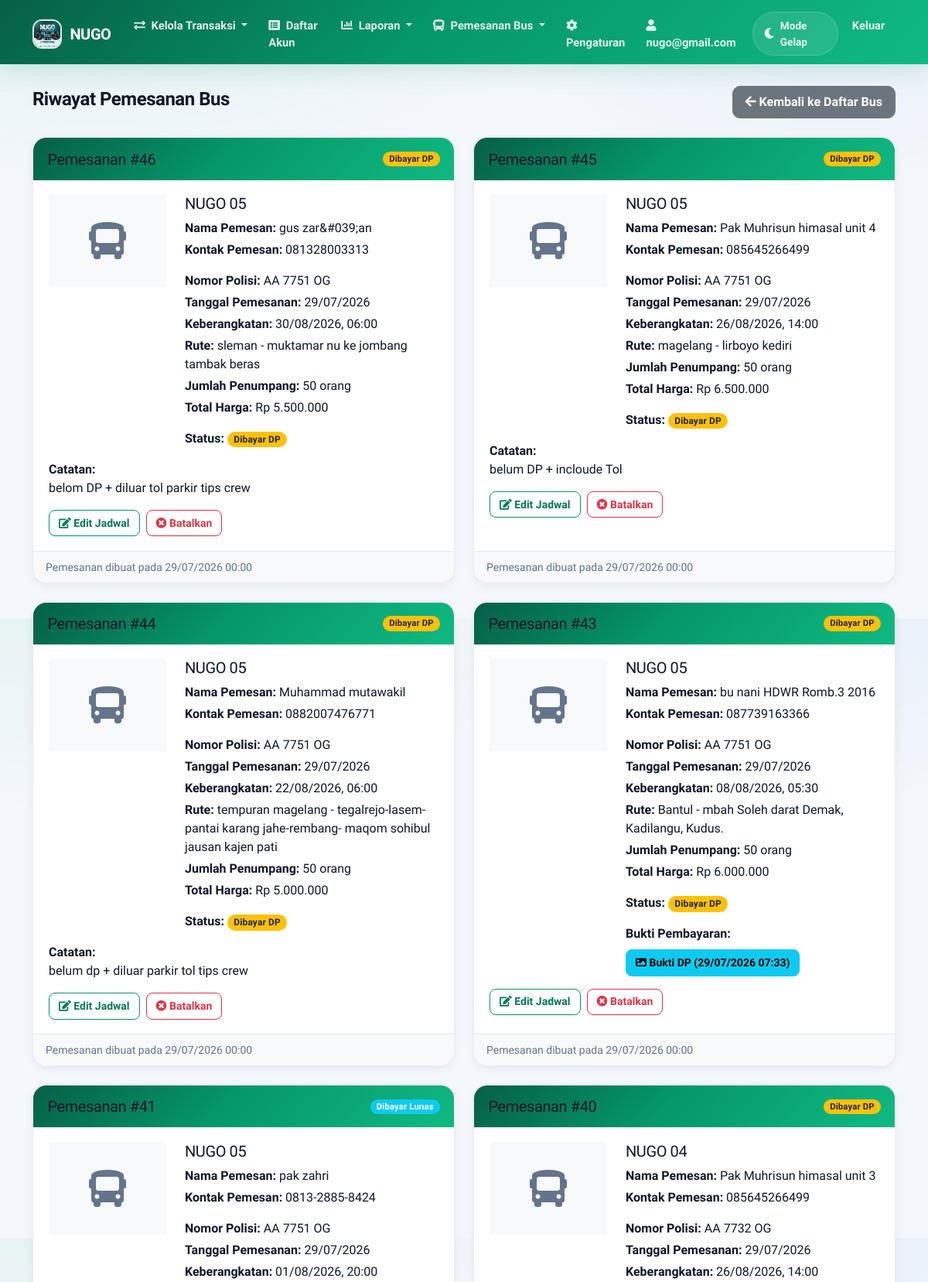
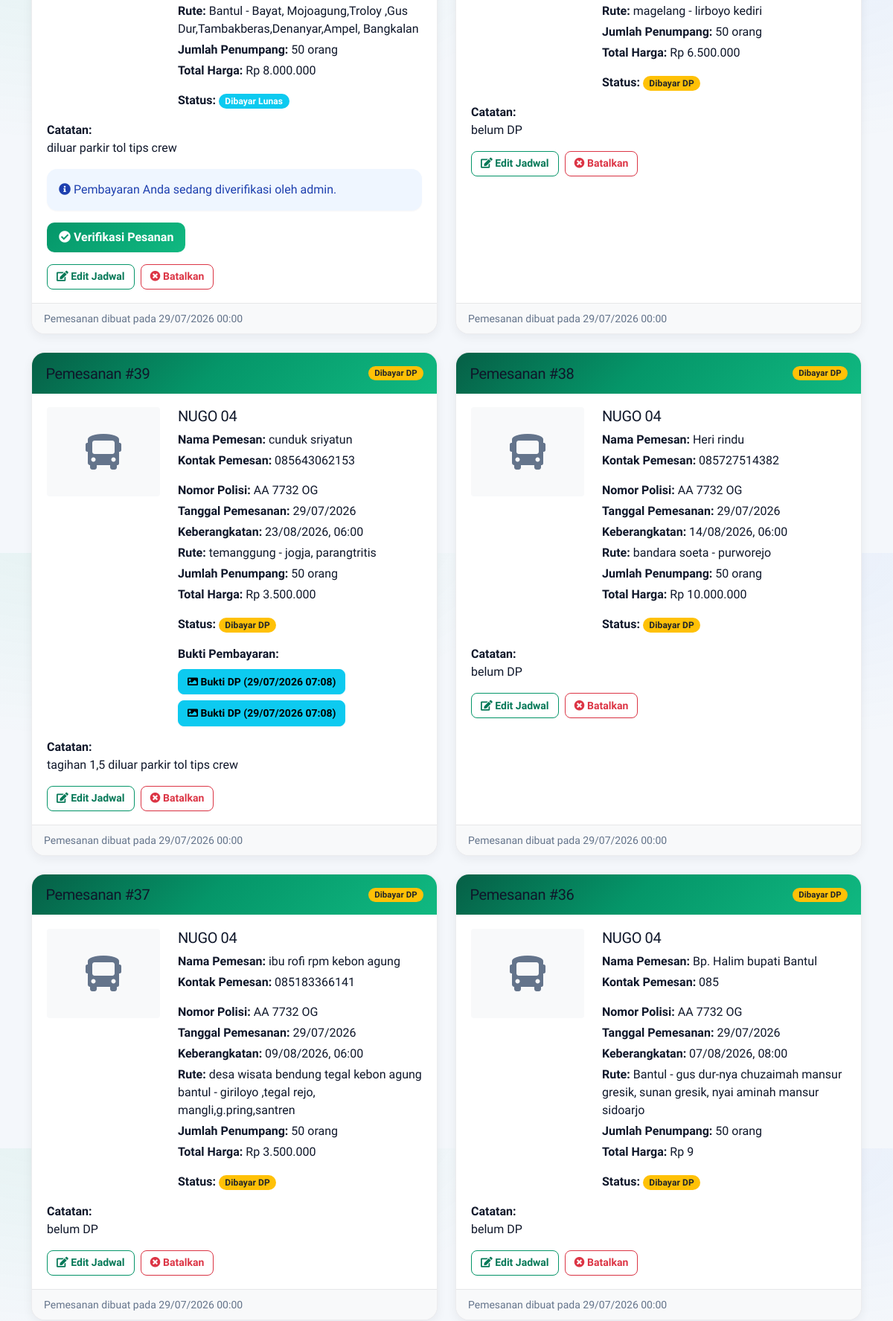
The page /bus/riwayat.php (signed in, upper part) on the database its author committed (2 pictures, top to bottom).
### tables this page shows
CREATE TABLE `perusahaan` (
  `id` int(11) NOT NULL,
  `nama` varchar(100) NOT NULL,
  `alamat` text DEFAULT NULL,
  `telepon` varchar(20) DEFAULT NULL,
  `email` varchar(100) DEFAULT NULL,
  `website` varchar(255) DEFAULT NULL COMMENT 'URL website perusahaan',
  `logo` varchar(255) DEFAULT NULL,
  `jenis` enum('regular','premium') NOT NULL DEFAULT 'regular' COMMENT 'Jenis akun perusahaan',
  `deskripsi` text DEFAULT NULL,
  `created_at` timestamp NOT NULL DEFAULT current_timestamp()
);

CREATE TABLE `users` (
  `id` int(11) NOT NULL,
  `username` varchar(50) NOT NULL,
  `password` varchar(255) NOT NULL,
  `nama_lengkap` varchar(100) NOT NULL,
  `email` varchar(100) DEFAULT NULL,
  `no_hp` varchar(20) DEFAULT NULL,
  `alamat` text DEFAULT NULL,
  `foto_profil` varchar(255) DEFAULT NULL,
  `id_perusahaan` int(11) DEFAULT NULL,
  `default_company` int(11) DEFAULT NULL,
  `created_at` timestamp NOT NULL DEFAULT current_timestamp()
);

CREATE TABLE `pemesanan_bus` (
  `id` int(11) NOT NULL,
  `id_user` int(11) NOT NULL,
  `id_jadwal_bus` int(11) DEFAULT NULL,
  `id_bus` int(11) NOT NULL,
  `tanggal_pemesanan` date NOT NULL,
  `tanggal_berangkat` date NOT NULL,
  `waktu_berangkat` time NOT NULL,
  `kota_asal` varchar(100) NOT NULL,
  `kota_tujuan` varchar(100) NOT NULL,
  `jumlah_penumpang` int(11) NOT NULL,
  `total_harga` decimal(15,2) NOT NULL,
  `status` enum('dibayar_dp','dibayar','selesai','dibatalkan','pending','ditolak') DEFAULT 'pending',
  `catatan` text DEFAULT NULL,
  `bukti_pembayaran` varchar(255) DEFAULT NULL,
  `created_at` timestamp NOT NULL DEFAULT current_timestamp(),
  `bukti_transfer_admin` varchar(255) DEFAULT NULL,
  `catatan_admin` varchar(500) NOT NULL,
  `tanggal_verifikasi` date DEFAULT NULL,
  `nama_pemesan` varchar(500) NOT NULL,
  `kontak_pemesan` varchar(250) NOT NULL,
  `jenis_pembayaran` enum('lunas','dp') NOT NULL DEFAULT 'lunas',
  `jumlah_bayar` decimal(15,2) DEFAULT NULL,
  `pembayaran_dp` decimal(15,2) DEFAULT NULL,
  `sisa_pembayaran` decimal(15,2) DEFAULT NULL,
  `dp_created_at` datetime DEFAULT NULL,
  `latitude` decimal(10,8) DEFAULT NULL,
  `longitude` decimal(10,8) DEFAULT NULL,
  `titik_jemput` text DEFAULT NULL
);

CREATE TABLE `bus` (
  `id` int(11) NOT NULL,
  `nama_bus` varchar(100) NOT NULL,
  `nomor_polisi` varchar(20) NOT NULL,
  `kode_armada` varchar(20) DEFAULT NULL,
  `lembar_saham` int(11) NOT NULL DEFAULT 0,
  `grup_armada` enum('1-5','6-7') DEFAULT '1-5',
  `kapasitas` int(11) NOT NULL,
  `tipe` varchar(250) NOT NULL,
  `fasilitas` text DEFAULT NULL,
  `harga_per_km` decimal(15,2) NOT NULL,
  `status` enum('tersedia','dalam_perjalanan','pemeliharaan') DEFAULT 'tersedia',
  `foto` varchar(255) DEFAULT NULL,
  `id_perusahaan` int(11) DEFAULT NULL,
  `created_at` timestamp NOT NULL DEFAULT current_timestamp()
);

CREATE TABLE `bukti_pembayaran_bus` (
  `id` int(11) NOT NULL,
  `pemesanan_id` int(11) NOT NULL,
  `nama_file` varchar(255) NOT NULL,
  `jenis_pembayaran` enum('dp','lunas') NOT NULL,
  `tanggal_upload` datetime DEFAULT current_timestamp()
);

### bus/riwayat.php (the view, shortened to what the rows shown need)
<?php
require_once '../config/database.php';
require_once '../config/functions.php';
require_once 'includes/pemesanan_helper.php';
$user_id = $_SESSION['user_id'];
$stmt = $db->prepare("
    SELECT pb.*, b.nama_bus, b.nomor_polisi, b.foto
    FROM pemesanan_bus pb
    JOIN bus b ON pb.id_bus = b.id
    WHERE pb.id_user = ?
    ORDER BY pb.tanggal_pemesanan DESC, pb.id DESC
");
$stmt->execute([$user_id]);
$pemesanan_list = $stmt->fetchAll();
include '../templates/header.php';
?>
<div class="container mt-4">
    <div class="d-flex justify-content-between align-items-center mb-4">
        <h2>Riwayat Pemesanan Bus</h2>
    </div>
    <?php if (empty($pemesanan_list)): ?>
        <div class="alert alert-info">
            <i class="fas fa-info-circle"></i> Anda belum memiliki riwayat pemesanan bus.
        </div>
    <?php else: ?>
        <div class="row">
            <?php foreach ($pemesanan_list as $pemesanan): ?>
                <div class="col-md-6 mb-4">
                    <div class="card h-100">
                        <div class="card-header bg-primary text-white d-flex justify-content-between align-items-center">
                            <h5 class="mb-0">Pemesanan #<?php echo $pemesanan['id']; ?></h5>
                            <span class="badge <?php echo getPemesananStatusBadgeClass($pemesanan['status']); ?>">
                                <?php echo htmlspecialchars(formatPemesananStatus($pemesanan['status'])); ?>
                            </span>
                        </div>
                        <div class="card-body">
                            <div class="row">
                                <div class="col-md-4">
                                    <?php if (!empty($pemesanan['foto'])): ?>
                                        <img src="../uploads/bus/<?php echo htmlspecialchars($pemesanan['foto']); ?>" class="img-fluid rounded mb-3" alt="<?php echo htmlspecialchars($pemesanan['nama_bus']); ?>">
                                    <?php else: ?>
                                        <div class="bg-light d-flex align-items-center justify-content-center mb-3 rounded" style="height: 120px;">
                                            <i class="fas fa-bus fa-3x text-muted"></i>
                                        </div>
                                    <?php endif; ?>
                                </div>
                                <div class="col-md-8">
                                    <h5><?php echo htmlspecialchars($pemesanan['nama_bus']); ?></h5>
                                    <p class="mb-1">
                                        <strong>Nama Pemesan:</strong> <?php echo htmlspecialchars($pemesanan['nama_pemesan']); ?>
                                    </p>
                                    <strong>Kontak Pemesan:</strong> <?php echo htmlspecialchars($pemesanan['kontak_pemesan']); ?>
                                    <p class="mb-1">
                                        <strong>Nomor Polisi:</strong> <?php echo htmlspecialchars($pemesanan['nomor_polisi']); ?>
                                    </p>
                                    <p class="mb-1">
                                        <strong>Tanggal Pemesanan:</strong> <?php echo date('d/m/Y', strtotime($pemesanan['tanggal_pemesanan'])); ?>
                                    </p>
                                    <p class="mb-1">
                                        <strong>Keberangkatan:</strong> <?php echo date('d/m/Y', strtotime($pemesanan['tanggal_berangkat'])); ?>, <?php echo date('H:i', strtotime($pemesanan['waktu_berangkat'])); ?>
                                    </p>
                                    <p class="mb-1">
                                        <strong>Rute:</strong> <?php echo htmlspecialchars($pemesanan['kota_asal']); ?> - <?php echo htmlspecialchars($pemesanan['kota_tujuan']); ?>
                                    </p>
                                    <p class="mb-1">
                                        <strong>Jumlah Penumpang:</strong> <?php echo $pemesanan['jumlah_penumpang']; ?> orang
                                    </p>
                                    <p class="mb-1">
                                        <strong>Total Harga:</strong> <?php echo formatRupiah($pemesanan['total_harga']); ?>
                                    </p>
                                    <div class="mt-3">
                                        <strong>Status:</strong>
                                        <span class="badge <?= getPemesananStatusBadgeClass($pemesanan['status']) ?>"><?= htmlspecialchars(formatPemesananStatus($pemesanan['status'])) ?></span>
                                    </div>
                                    <?php
                                    $stmt_bukti = $db->prepare("SELECT * FROM bukti_pembayaran_bus WHERE pemesanan_id = ? ORDER BY tanggal_upload ASC");
                                    $stmt_bukti->execute([$pemesanan['id']]);
                                    $bukti_pembayaran_list = $stmt_bukti->fetchAll();
                                    if (!empty($bukti_pembayaran_list)): ?>
                                        <div class="mt-3">
                                            <strong>Bukti Pembayaran:</strong>
                                            <div class="d-flex flex-column gap-2 mt-2">
                                                <?php foreach ($bukti_pembayaran_list as $bukti): ?>
                                                    <div class="d-flex align-items-center gap-2">
                                                        <a href="../uploads/pembayaran_bus/<?php echo htmlspecialchars($bukti['nama_file']); ?>" target="_blank" class="btn btn-sm btn-info">
                                                            <i class="fas fa-image"></i>
                                                            <?php echo $bukti['jenis_pembayaran'] == 'dp' ? 'Bukti DP' : 'Bukti Lunas'; ?>
                                                            (<?php echo date('d/m/Y H:i', strtotime($bukti['tanggal_upload'])); ?>)
                                                        </a>
                                                    </div>
                                                <?php endforeach; ?>
                                            </div>
                                        </div>
                                    <?php endif; ?>
                                </div>
                            </div>
                            <?php if (!empty($pemesanan['catatan'])): ?>
                                <div class="mt-3">
                                    <strong>Catatan:</strong>
                                    <p class="mb-0"><?php echo nl2br(htmlspecialchars($pemesanan['catatan'])); ?></p>
                                </div>
                            <?php endif; ?>
                            <?php if ($pemesanan['status'] == 'menunggu_pembayaran'): ?>
                                <div class="mt-3">
                                    <a href="upload_bukti.php?id=<?php echo $pemesanan['id']; ?>" class="btn btn-warning">
                                        <i class="fas fa-upload"></i> Upload Bukti Pembayaran
                                    </a>
                                </div>
                            <?php elseif ($pemesanan['status'] == 'dibayar'): ?>
                                <div class="mt-3">
                                    <div class="alert alert-info mb-3">
                                        <i class="fas fa-info-circle"></i> Pembayaran Anda sedang diverifikasi oleh admin.
                                    </div>
                                    <a href="verifikasi_pesanan.php?id=<?php echo $pemesanan['id']; ?>" class="btn btn-primary">
                                        <i class="fas fa-check-circle"></i> Verifikasi Pesanan
                                    </a>
                                </div>
                            <?php endif; ?>
                            <?php if (pemesananCanEdit($pemesanan['status'])): ?>
                                <div class="mt-3 d-flex flex-wrap gap-2">
                                    <a href="edit_pesanan.php?id=<?= (int) $pemesanan['id'] ?>&redirect=riwayat.php" class="btn btn-outline-primary btn-sm">
                                        <i class="fas fa-edit"></i> Edit Jadwal
                                    </a>
                                    <button type="button" class="btn btn-outline-danger btn-sm" data-bs-toggle="modal" data-bs-target="#batalModal<?= (int) $pemesanan['id'] ?>">
                                        <i class="fas fa-times-circle"></i> Batalkan
                                    </button>
                                </div>
                            <?php endif; ?>
                        </div>
                        <div class="card-footer bg-light">
                            <small class="text-muted">Pemesanan dibuat pada <?php echo date('d/m/Y H:i', strtotime($pemesanan['tanggal_pemesanan'])); ?></small>
                        </div>
                    </div>
                </div>
            <?php endforeach; ?>
        </div>
    <?php endif; ?>
</div>
<?php include '../templates/footer.php'; ?>

### templates/header.php (shortened to what the rows shown need)
<!DOCTYPE html>
<html lang="id" data-theme="light">
<head>
    <link href="https://cdn.jsdelivr.net/npm/bootstrap@5.1.3/dist/css/bootstrap.min.css" rel="stylesheet">
    <link href="https://cdnjs.cloudflare.com/ajax/libs/font-awesome/5.15.4/css/all.min.css" rel="stylesheet">
    <?php
    $sikeu_theme_ver = @filemtime(__DIR__ . '/../assets/css/sikeu-theme.css') ?: time();
    $sikeu_dark_ver = @filemtime(__DIR__ . '/../assets/css/dark-mode.css') ?: time();
    $sikeu_style_ver = @filemtime(__DIR__ . '/../assets/css/style.css') ?: time();
    ?>
    <link href="/assets/css/sikeu-theme.css?v=<?= $sikeu_theme_ver ?>" rel="stylesheet">
    <link href="/assets/css/dark-mode.css?v=<?= $sikeu_dark_ver ?>" rel="stylesheet">
    <link rel="stylesheet" href="/assets/css/style.css?v=<?= $sikeu_style_ver ?>">
    <link rel="stylesheet" href="https://unpkg.com/leaflet@1.7.1/dist/leaflet.css" />
</head>
<body class="sikeu-app">
    <nav class="navbar navbar-expand-lg navbar-dark sikeu-navbar">
        <div class="container">
            <a class="navbar-brand" href="/index.php">
                <?php
                $logo_path = '/assets/img/logo.jpg';
                if (isset($_SESSION['user_id']) && isset($db)) {
                    $user_id = $_SESSION['user_id'];
                    $stmt = $db->prepare("SELECT default_company FROM users WHERE id = ?");
                    $stmt->execute([$user_id]);
                    $user_data = $stmt->fetch();
                    $default_company_id = $user_data['default_company'] ?? null;
                    if ($default_company_id) {
                        $stmt = $db->prepare("SELECT logo, nama FROM perusahaan WHERE id = ?");
                        $stmt->execute([$default_company_id]);
                        $perusahaan = $stmt->fetch();
                        if ($perusahaan && !empty($perusahaan['logo'])) {
                            $logo_path = '/' . $perusahaan['logo'];
                        }
                    }
                }
                ?>
                <img src="<?php echo htmlspecialchars($logo_path); ?>" alt="Logo" />
                <?php
                if (isset($perusahaan) && !empty($perusahaan['nama'])) {
                    echo htmlspecialchars($perusahaan['nama']);
                } else {
                    echo "SiKeu";
                }
                ?>
            </a>
            <div class="collapse navbar-collapse" id="navbarNav">
                <ul class="navbar-nav me-auto">
                </ul>
                <ul class="navbar-nav">
                    <?php if (isset($_SESSION['user_id'])) :
                        $stmt = $db->prepare("SELECT * FROM users WHERE id = ?");
                        $stmt->execute([$_SESSION['user_id']]);
                        $user = $stmt->fetch();
                        $username = $user['username'] ?? 'Pengguna';
                    ?>
                        <li class="nav-item">
                            <a class="nav-link" href="/pengaturan/profil.php">
                                <i class="fas fa-user me-1"></i>
                                <span><?php echo htmlspecialchars($username); ?></span>
                            </a>
                        </li>
                        <li class="nav-item d-flex align-items-center px-1">
                            <div class="sikeu-theme-switch" onclick="toggleTheme()" role="button" tabindex="0" aria-label="Toggle theme">
                                <i class="fas fa-moon"></i>
                                <span class="d-none d-lg-inline">Mode Gelap</span>
                            </div>
                        </li>
                        <li class="nav-item">
                            <a class="nav-link" href="/logout.php">Keluar</a>
                        </li>
                    <?php endif; ?>
                </ul>
            </div>
        </div>
    </nav>

### rows shown on the page
perusahaan: logo (picture), nama "NUGO"
users: username "nugo@gmail.com"
pemesanan_bus: id "46", status "Dibayar DP", id_bus.nama_bus "NUGO 05", nama_pemesan "gus zar&#039;an", kontak_pemesan "081328003313", id_bus.nomor_polisi "AA 7751 OG", tanggal_pemesanan "29/07/2026", tanggal_berangkat "30/08/2026", waktu_berangkat "06:00", kota_asal "sleman", kota_tujuan "muktamar nu ke jombang tambak beras", jumlah_penumpang "50", total_harga "Rp 5.500.000", catatan "belom DP + diluar tol parkir tips crew", tanggal_pemesanan "29/07/2026 00:00"
pemesanan_bus: id "45", status "Dibayar DP", id_bus.nama_bus "NUGO 05", nama_pemesan "Pak Muhrisun himasal unit 4", kontak_pemesan "085645266499", id_bus.nomor_polisi "AA 7751 OG", tanggal_pemesanan "29/07/2026", tanggal_berangkat "26/08/2026", waktu_berangkat "14:00", kota_asal "magelang", kota_tujuan "lirboyo kediri", jumlah_penumpang "50", total_harga "Rp 6.500.000", catatan "belum DP + incloude Tol", tanggal_pemesanan "29/07/2026 00:00"
pemesanan_bus: id "44", status "Dibayar DP", id_bus.nama_bus "NUGO 05", nama_pemesan "Muhammad mutawakil", kontak_pemesan "0882007476771", id_bus.nomor_polisi "AA 7751 OG", tanggal_pemesanan "29/07/2026", tanggal_berangkat "22/08/2026", waktu_berangkat "06:00", kota_asal "tempuran magelang", kota_tujuan "tegalrejo-lasem-pantai karang jahe-rembang- maqom sohibul jausan kajen pati", jumlah_penumpang "50", total_harga "Rp 5.000.000", catatan "belum dp + diluar parkir tol tips crew", tanggal_pemesanan "29/07/2026 00:00"
pemesanan_bus: id "43", status "Dibayar DP", id_bus.nama_bus "NUGO 05", nama_pemesan "bu nani HDWR Romb.3 2016", kontak_pemesan "087739163366", id_bus.nomor_polisi "AA 7751 OG", tanggal_pemesanan "29/07/2026", tanggal_berangkat "08/08/2026", waktu_berangkat "05:30", kota_asal "Bantul", kota_tujuan "mbah Soleh darat Demak, Kadilangu, Kudus.", jumlah_penumpang "50", total_harga "Rp 6.000.000", tanggal_pemesanan "29/07/2026 00:00"
bukti_pembayaran_bus: jenis_pembayaran "Bukti DP", tanggal_upload "29/07/2026 07:33"
pemesanan_bus: id "41", status "Dibayar Lunas", id_bus.nama_bus "NUGO 05", nama_pemesan "pak zahri", kontak_pemesan "0813-2885-8424", id_bus.nomor_polisi "AA 7751 OG", tanggal_pemesanan "29/07/2026", tanggal_berangkat "01/08/2026", waktu_berangkat "20:00", kota_asal "Bantul", kota_tujuan "Bayat, Mojoagung,Troloy ,Gus Dur,Tambakberas,Denanyar,Ampel, Bangkalan", jumlah_penumpang "50", total_harga "Rp 8.000.000", catatan "diluar parkir tol tips crew", tanggal_pemesanan "29/07/2026 00:00"
pemesanan_bus: id "40", status "Dibayar DP", id_bus.nama_bus "NUGO 04", nama_pemesan "Pak Muhrisun himasal unit 3", kontak_pemesan "085645266499", id_bus.nomor_polisi "AA 7732 OG", tanggal_pemesanan "29/07/2026", tanggal_berangkat "26/08/2026", waktu_berangkat "14:00", kota_asal "magelang", kota_tujuan "lirboyo kediri", jumlah_penumpang "50", total_harga "Rp 6.500.000", catatan "belum DP", tanggal_pemesanan "29/07/2026 00:00"
pemesanan_bus: id "39", status "Dibayar DP", id_bus.nama_bus "NUGO 04", nama_pemesan "cunduk sriyatun", kontak_pemesan "085643062153", id_bus.nomor_polisi "AA 7732 OG", tanggal_pemesanan "29/07/2026", tanggal_berangkat "23/08/2026", waktu_berangkat "06:00", kota_asal "temanggung", kota_tujuan "jogja, parangtritis", jumlah_penumpang "50", total_harga "Rp 3.500.000", catatan "tagihan 1,5 diluar parkir tol tips crew", tanggal_pemesanan "29/07/2026 00:00"
bukti_pembayaran_bus: jenis_pembayaran "Bukti DP", tanggal_upload "29/07/2026 07:08"
bukti_pembayaran_bus: jenis_pembayaran "Bukti DP", tanggal_upload "29/07/2026 07:08"
pemesanan_bus: id "38", status "Dibayar DP", id_bus.nama_bus "NUGO 04", nama_pemesan "Heri rindu", kontak_pemesan "085727514382", id_bus.nomor_polisi "AA 7732 OG", tanggal_pemesanan "29/07/2026", tanggal_berangkat "14/08/2026", waktu_berangkat "06:00", kota_asal "bandara soeta", kota_tujuan "purworejo", jumlah_penumpang "50", total_harga "Rp 10.000.000", catatan "belum DP", tanggal_pemesanan "29/07/2026 00:00"
pemesanan_bus: id "37", status "Dibayar DP", id_bus.nama_bus "NUGO 04", nama_pemesan "ibu rofi rpm kebon agung", kontak_pemesan "085183366141", id_bus.nomor_polisi "AA 7732 OG", tanggal_pemesanan "29/07/2026", tanggal_berangkat "09/08/2026", waktu_berangkat "06:00", kota_asal "desa wisata bendung tegal kebon agung bantul", kota_tujuan "giriloyo ,tegal rejo, mangli,g.pring,santren", jumlah_penumpang "50", total_harga "Rp 3.500.000", catatan "belum DP", tanggal_pemesanan "29/07/2026 00:00"
pemesanan_bus: id "36", status "Dibayar DP", id_bus.nama_bus "NUGO 04", nama_pemesan "Bp. Halim bupati Bantul", kontak_pemesan "085", id_bus.nomor_polisi "AA 7732 OG", tanggal_pemesanan "29/07/2026", tanggal_berangkat "07/08/2026", waktu_berangkat "08:00", kota_asal "Bantul", kota_tujuan "gus dur-nya chuzaimah mansur gresik, sunan gresik, nyai aminah mansur sidoarjo", jumlah_penumpang "50", total_harga "Rp 9", catatan "belum DP", tanggal_pemesanan "29/07/2026 00:00"
